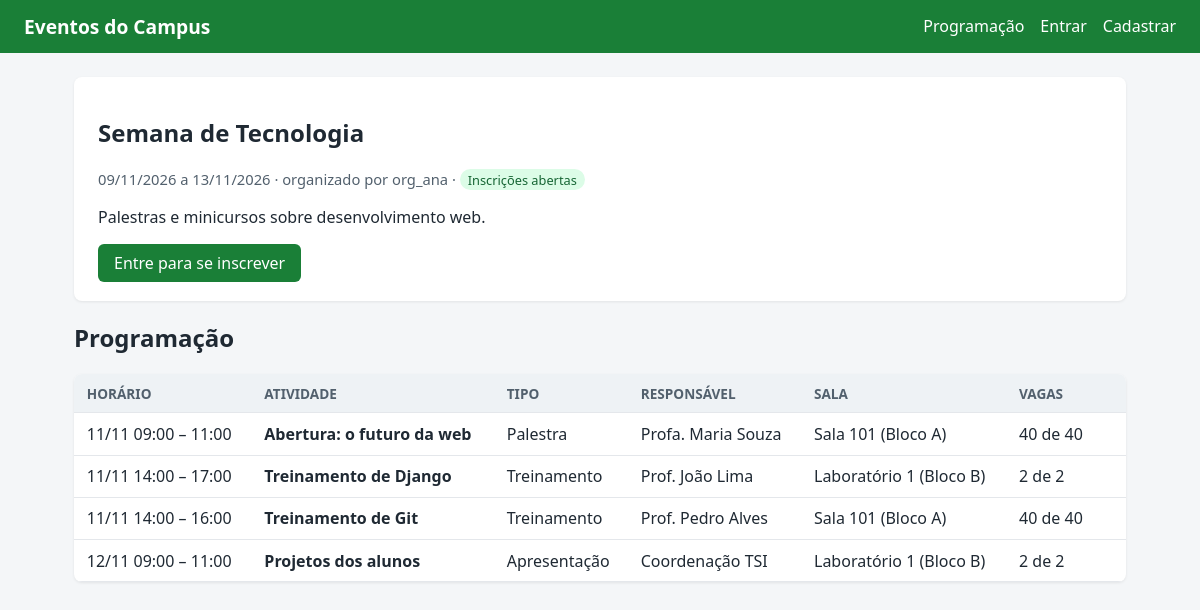
/eventos/1/, run on the app's committed database.
### eventos/models.py (models this page shows, shortened)
class Evento(models.Model):
    nome = models.CharField(max_length=200)
    descricao = models.TextField(blank=True)
    data_inicio = models.DateField("data de início")
    data_fim = models.DateField("data de fim")
    inscricoes_abertas = models.BooleanField("inscrições abertas", default=True)
    organizador = models.ForeignKey(
        settings.AUTH_USER_MODEL,
        on_delete=models.PROTECT,
        related_name="eventos_organizados",
    )
    class Meta:
        ordering = ["data_inicio", "nome"]

class Atividade(models.Model):
    class Tipo(models.TextChoices):
        PALESTRA = "PALESTRA", "Palestra"
        TREINAMENTO = "TREINAMENTO", "Treinamento"
        APRESENTACAO = "APRESENTACAO", "Apresentação"
    evento = models.ForeignKey(Evento, on_delete=models.CASCADE, related_name="atividades")
    titulo = models.CharField("título", max_length=200)
    tipo = models.CharField(max_length=20, choices=Tipo.choices)
    descricao = models.TextField("descrição", blank=True)
    responsavel = models.CharField("responsável", max_length=200)
    sala = models.ForeignKey(Sala, on_delete=models.PROTECT, related_name="atividades")
    inicio = models.DateTimeField("início")
    fim = models.DateTimeField()
    objects = AtividadeQuerySet.as_manager()
    class Meta:
        ordering = ["inicio"]

class Sala(models.Model):
    nome = models.CharField(max_length=100, unique=True)
    bloco = models.CharField(max_length=100, blank=True)
    capacidade = models.PositiveIntegerField(help_text="Número de lugares; limita as inscrições.")
    class Meta:
        ordering = ["nome"]
    def __str__(self):
        return f"{self.nome} ({self.bloco})" if self.bloco else self.nome

### eventos/views.py (the view)
# urls.py: path("eventos/<int:pk>/", views.EventoDetailView.as_view(), name="detalhe"),
class EventoDetailView(DetailView):
    model = Evento
    template_name = "eventos/evento_detail.html"
    context_object_name = "evento"
    def get_context_data(self, **kwargs):
        context = super().get_context_data(**kwargs)
        evento = self.object
        user = self.request.user
        atividades = list(evento.atividades.com_vagas().select_related("sala"))
        inscricao_evento = None
        minhas = []
        if user.is_authenticated:
            inscricao_evento = InscricaoEvento.objects.filter(evento=evento, participante=user).first()
            minhas = list(
                InscricaoAtividade.objects.filter(inscricao_evento__participante=user)
                .select_related("atividade")
            )
        minhas_por_atividade = {ia.atividade_id: ia for ia in minhas}
        for a in atividades:
            a.minha_inscricao = minhas_por_atividade.get(a.pk)
            a.lotada = a.vagas <= 0
            a.conflita = any(
                ia.atividade_id != a.pk
                and intervalos_sobrepostos(ia.atividade.inicio, ia.atividade.fim, a.inicio, a.fim)
                for ia in minhas
            )
            a.pode_inscrever = (
                inscricao_evento is not None
                and a.minha_inscricao is None
                and not a.lotada
                and not a.conflita
            )
        context.update(
            atividades=atividades,
            inscricao_evento=inscricao_evento,
            eh_dono=user.is_authenticated and evento.organizador_id == user.pk,
        )
        return context

### eventos/models.py (called while the page is built)
    def com_vagas(self):
        return self.annotate(num_inscritos=Count("inscricoes", distinct=True)).annotate(
            vagas=F("sala__capacidade") - F("num_inscritos")
        )

### templates/eventos/evento_detail.html (shortened to what this page needs)
{% extends "base.html" %}
{% block content %}
<section class="cartao">
    <h1>{{ evento.nome }}</h1>
    <p class="meta">
        {{ evento.data_inicio|date:"d/m/Y" }} a {{ evento.data_fim|date:"d/m/Y" }}
        · organizado por {{ evento.organizador.username }}
        · {% if evento.inscricoes_abertas %}<span class="tag ok">Inscrições abertas</span>{% else %}<span class="tag fechado">Inscrições fechadas</span>{% endif %}
    </p>
    {% if evento.descricao %}<p>{{ evento.descricao|linebreaksbr }}</p>{% endif %}
    <div class="acoes">
        {% if not user.is_authenticated %}
            <a class="botao" href="{% url 'login' %}?next={{ request.path|urlencode }}">Entre para se inscrever</a>
        {% elif evento.inscricoes_abertas %}
            <form method="post" action="{% url 'eventos:inscrever_evento' evento.pk %}" class="inline">
                {% csrf_token %}
                <button type="submit">Inscrever-se no evento</button>
            </form>
        {% endif %}
    </div>
</section>
<h2>Programação</h2>
<table>
    <thead>
    <tr>
        <th>Horário</th><th>Atividade</th><th>Tipo</th><th>Responsável</th><th>Sala</th><th>Vagas</th><th></th>
    </tr>
    </thead>
    <tbody>
    {% for a in atividades %}
        <tr>
            <td>{{ a.inicio|date:"d/m H:i" }} – {{ a.fim|date:"H:i" }}</td>
            <td><strong>{{ a.titulo }}</strong>{% if a.descricao %}<br><small>{{ a.descricao|truncatewords:20 }}</small>{% endif %}</td>
            <td>{{ a.get_tipo_display }}</td>
            <td>{{ a.responsavel }}</td>
            <td>{{ a.sala }}</td>
            <td>{% if a.lotada %}<span class="tag fechado">Lotada</span>{% else %}{{ a.vagas }} de {{ a.sala.capacidade }}{% endif %}</td>
            <td class="acoes-linha">
            </td>
        </tr>
    {% empty %}
        <tr><td colspan="7">Nenhuma atividade cadastrada.</td></tr>
    {% endfor %}
    </tbody>
</table>
{% endblock %}

### templates/base.html (shortened to what this page needs)
{% load static %}<!DOCTYPE html>
<html lang="pt-br">
<head>
    <link rel="stylesheet" href="{% static 'css/style.css' %}">
</head>
<body>
<header class="topo">
    <a class="marca" href="{% url 'eventos:lista' %}">Eventos do Campus</a>
    <nav>
        <a href="{% url 'eventos:lista' %}">Programação</a>
        {% if user.is_authenticated %}
            <a href="{% url 'eventos:agenda' %}">Minha agenda</a>
            {% if perms.eventos.add_evento %}
                <a href="{% url 'eventos:meus_eventos' %}">Meus eventos</a>
                <a href="{% url 'eventos:criar' %}">Novo evento</a>
            {% endif %}
            <span class="usuario">{{ user.username }}</span>
            <form method="post" action="{% url 'logout' %}" class="inline">
                {% csrf_token %}
                <button type="submit" class="link">Sair</button>
            </form>
        {% else %}
            <a href="{% url 'login' %}">Entrar</a>
            <a href="{% url 'signup' %}">Cadastrar</a>
        {% endif %}
    </nav>
</header>
<main>
    {% block content %}{% endblock %}
</main>
</body>
</html>

### static/css/style.css (style rules this page uses)
* { box-sizing: border-box; }
body { margin: 0; font-family: system-ui, "Segoe UI", sans-serif; background: #f4f6f8; color: #1f2933; }
a { color: #1a7f37; }
main { max-width: 1100px; margin: 0 auto; padding: 1.5rem; }
.topo { display: flex; justify-content: space-between; align-items: center; flex-wrap: wrap; gap: 1rem; padding: .8rem 1.5rem; background: #1a7f37; }
.topo a, .topo .usuario, .topo .link { color: #fff; text-decoration: none; }
.topo nav { display: flex; gap: 1rem; align-items: center; flex-wrap: wrap; }
.marca { font-weight: 700; font-size: 1.2rem; }
.cartao { background: #fff; border-radius: 8px; padding: 1.2rem 1.5rem; margin-bottom: 1rem; box-shadow: 0 1px 3px rgba(0,0,0,.08); }
.meta { color: #52606d; font-size: .92rem; }
table { width: 100%; border-collapse: collapse; background: #fff; border-radius: 8px; overflow: hidden; box-shadow: 0 1px 3px rgba(0,0,0,.08); margin-bottom: 1.5rem; }
th, td { padding: .6rem .8rem; text-align: left; border-bottom: 1px solid #e4e7eb; vertical-align: top; }
th { background: #eef2f5; font-size: .85rem; text-transform: uppercase; color: #52606d; }
button, .botao { display: inline-block; border: 0; border-radius: 6px; padding: .5rem 1rem; cursor: pointer; background: #1a7f37; color: #fff; font: inherit; text-decoration: none; }
.acoes { display: flex; gap: .6rem; flex-wrap: wrap; align-items: center; margin-top: 1rem; }
.tag { display: inline-block; padding: .1rem .5rem; border-radius: 999px; font-size: .8rem; }
.tag.ok { background: #dcfce7; color: #166534; }

### data on the page
Evento: nome "Semana de Tecnologia", data_inicio "09/11/2026", data_fim "13/11/2026", organizador.username "org_ana", descricao "Palestras e minicursos sobre desenvolvimento web."
Atividade: inicio "11/11 09:00", fim "11:00", titulo "Abertura: o futuro da web", tipo "Palestra", responsavel "Profa. Maria Souza", sala "Sala 101 (Bloco A)", vagas "40", sala.capacidade "40"
Atividade: inicio "11/11 14:00", fim "17:00", titulo "Treinamento de Django", tipo "Treinamento", responsavel "Prof. João Lima", sala "Laboratório 1 (Bloco B)", vagas "2", sala.capacidade "2"
Atividade: inicio "11/11 14:00", fim "16:00", titulo "Treinamento de Git", tipo "Treinamento", responsavel "Prof. Pedro Alves", sala "Sala 101 (Bloco A)", vagas "40", sala.capacidade "40"
Atividade: inicio "12/11 09:00", fim "11:00", titulo "Projetos dos alunos", tipo "Apresentação", responsavel "Coordenação TSI", sala "Laboratório 1 (Bloco B)", vagas "2", sala.capacidade "2"
